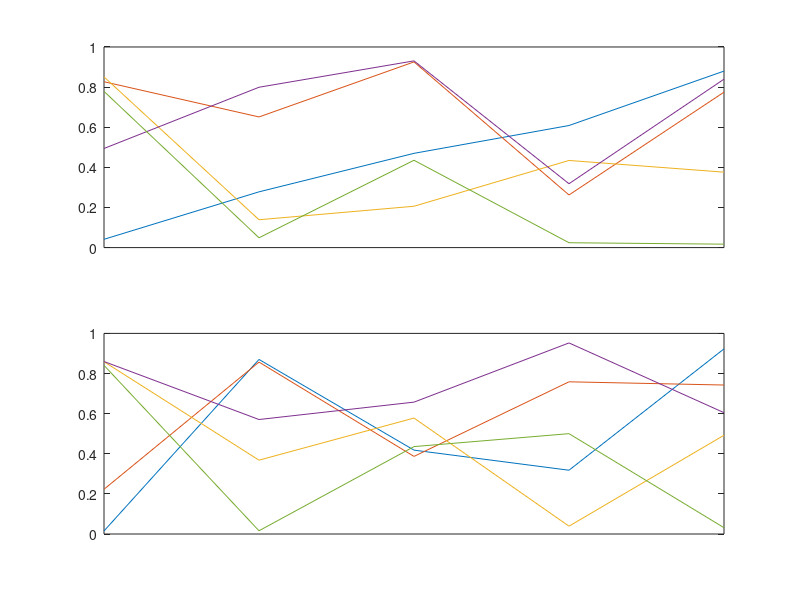

Recreate this plot in MATLAB.
clear all
clc
clf

%% main
fig_hei=0.4;
fig_wei=0.8;
lef_cor_x=0.15;
lef_cor_y=0.1;

subplot(2,1,1,'position', [lef_cor_x lef_cor_y+fig_hei fig_wei fig_hei]);
plot(rand(5));
set(gca, 'XTick', []);

subplot(2,1,2,'position', [lef_cor_x lef_cor_y         fig_wei fig_hei]);
plot(rand(5));
set(gca, 'XTick', []);